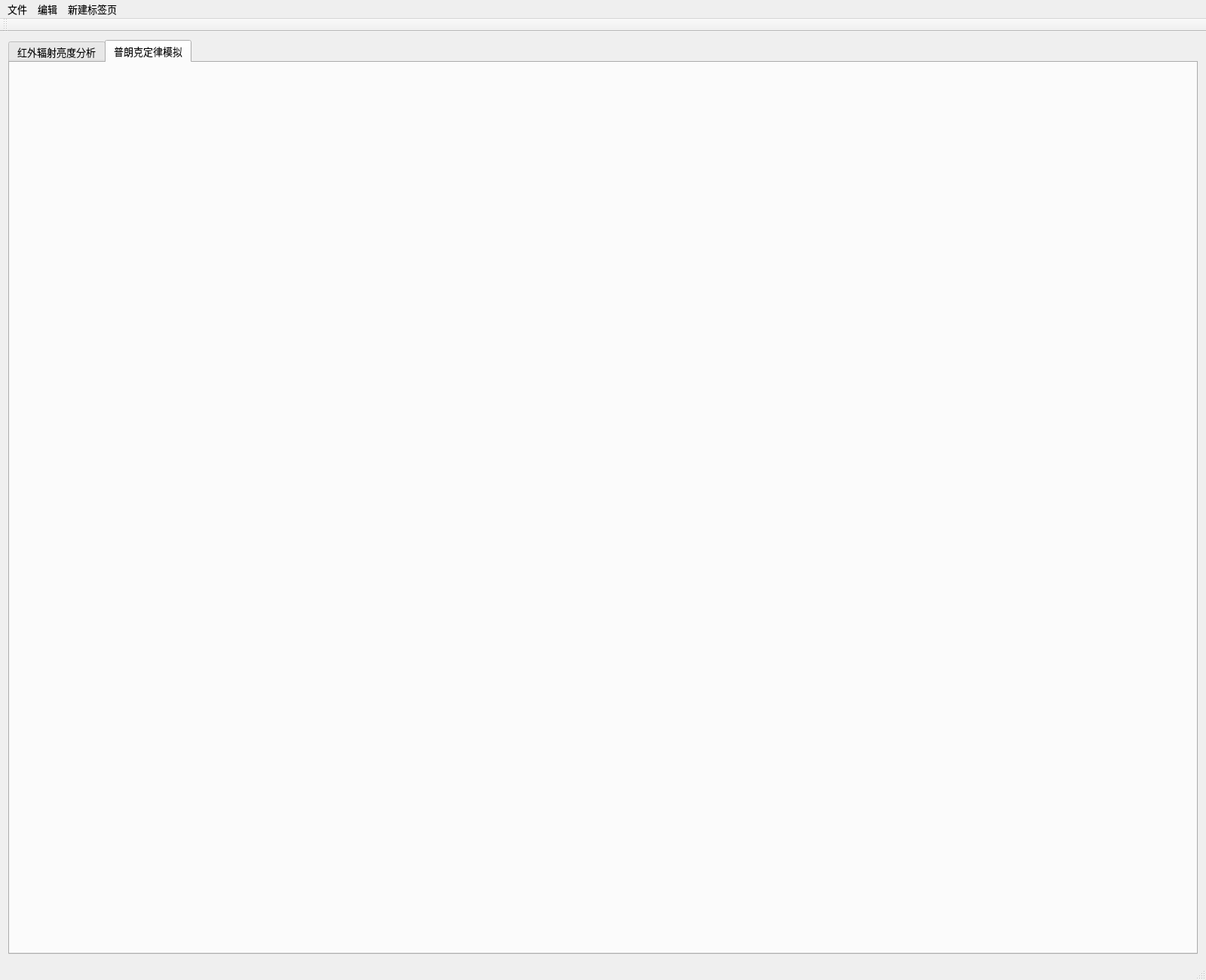
<?xml version="1.0" encoding="UTF-8"?>
<ui version="4.0">
 <class>IRRadiationTestClass</class>
 <widget class="QMainWindow" name="IRRadiationTestClass">
  <property name="geometry">
   <rect>
    <x>0</x>
    <y>0</y>
    <width>1600</width>
    <height>1300</height>
   </rect>
  </property>
  <property name="sizePolicy">
   <sizepolicy hsizetype="Preferred" vsizetype="Preferred">
    <horstretch>0</horstretch>
    <verstretch>0</verstretch>
   </sizepolicy>
  </property>
  <property name="font">
   <font>
    <family>微软雅黑</family>
    <pointsize>10</pointsize>
   </font>
  </property>
  <property name="windowTitle">
   <string>IRRadiationTest</string>
  </property>
  <widget class="QWidget" name="centralWidget">
   <property name="sizePolicy">
    <sizepolicy hsizetype="Expanding" vsizetype="Expanding">
     <horstretch>0</horstretch>
     <verstretch>0</verstretch>
    </sizepolicy>
   </property>
   <property name="styleSheet">
    <string notr="true"/>
   </property>
   <layout class="QGridLayout" name="gridLayout">
    <item row="0" column="0">
     <widget class="QTabWidget" name="tabWidget">
      <property name="currentIndex">
       <number>1</number>
      </property>
      <widget class="RadiationForm" name="tabRadiation">
       <attribute name="title">
        <string>红外辐射亮度分析</string>
       </attribute>
      </widget>
      <widget class="PlankForm" name="tabPlanck">
       <attribute name="title">
        <string>普朗克定律模拟</string>
       </attribute>
      </widget>
     </widget>
    </item>
   </layout>
  </widget>
  <widget class="QMenuBar" name="menuBar">
   <property name="geometry">
    <rect>
     <x>0</x>
     <y>0</y>
     <width>1600</width>
     <height>26</height>
    </rect>
   </property>
   <widget class="QMenu" name="menu">
    <property name="title">
     <string>文件</string>
    </property>
    <addaction name="exportRadData"/>
    <addaction name="exportRadChart"/>
    <addaction name="separator"/>
    <addaction name="importSunData"/>
   </widget>
   <widget class="QMenu" name="menu_2">
    <property name="title">
     <string>编辑</string>
    </property>
    <addaction name="clearTable"/>
   </widget>
   <widget class="QMenu" name="menu_3">
    <property name="title">
     <string>新建标签页</string>
    </property>
    <addaction name="newRadTab"/>
    <addaction name="newPlankTab"/>
   </widget>
   <addaction name="menu"/>
   <addaction name="menu_2"/>
   <addaction name="menu_3"/>
  </widget>
  <widget class="QToolBar" name="mainToolBar">
   <attribute name="toolBarArea">
    <enum>TopToolBarArea</enum>
   </attribute>
   <attribute name="toolBarBreak">
    <bool>false</bool>
   </attribute>
  </widget>
  <widget class="QStatusBar" name="statusBar"/>
  <action name="exportRadData">
   <property name="text">
    <string>导出数据</string>
   </property>
  </action>
  <action name="exportRadChart">
   <property name="text">
    <string>导出图片</string>
   </property>
  </action>
  <action name="clearTable">
   <property name="text">
    <string>清空表格</string>
   </property>
  </action>
  <action name="newRadTab">
   <property name="text">
    <string>红外辐射亮度分析</string>
   </property>
  </action>
  <action name="newPlankTab">
   <property name="text">
    <string>普朗克定律模拟</string>
   </property>
  </action>
  <action name="importSunData">
   <property name="text">
    <string>导入太阳特征模板</string>
   </property>
  </action>
 </widget>
 <layoutdefault spacing="6" margin="11"/>
 <customwidgets>
  <customwidget>
   <class>RadiationForm</class>
   <extends>QWidget</extends>
   <header>RadiationForm.h</header>
   <container>1</container>
  </customwidget>
  <customwidget>
   <class>PlankForm</class>
   <extends>QWidget</extends>
   <header>PlankForm.h</header>
   <container>1</container>
  </customwidget>
 </customwidgets>
 <resources>
  <include location="IRRadiationTest.qrc"/>
 </resources>
 <connections/>
</ui>
